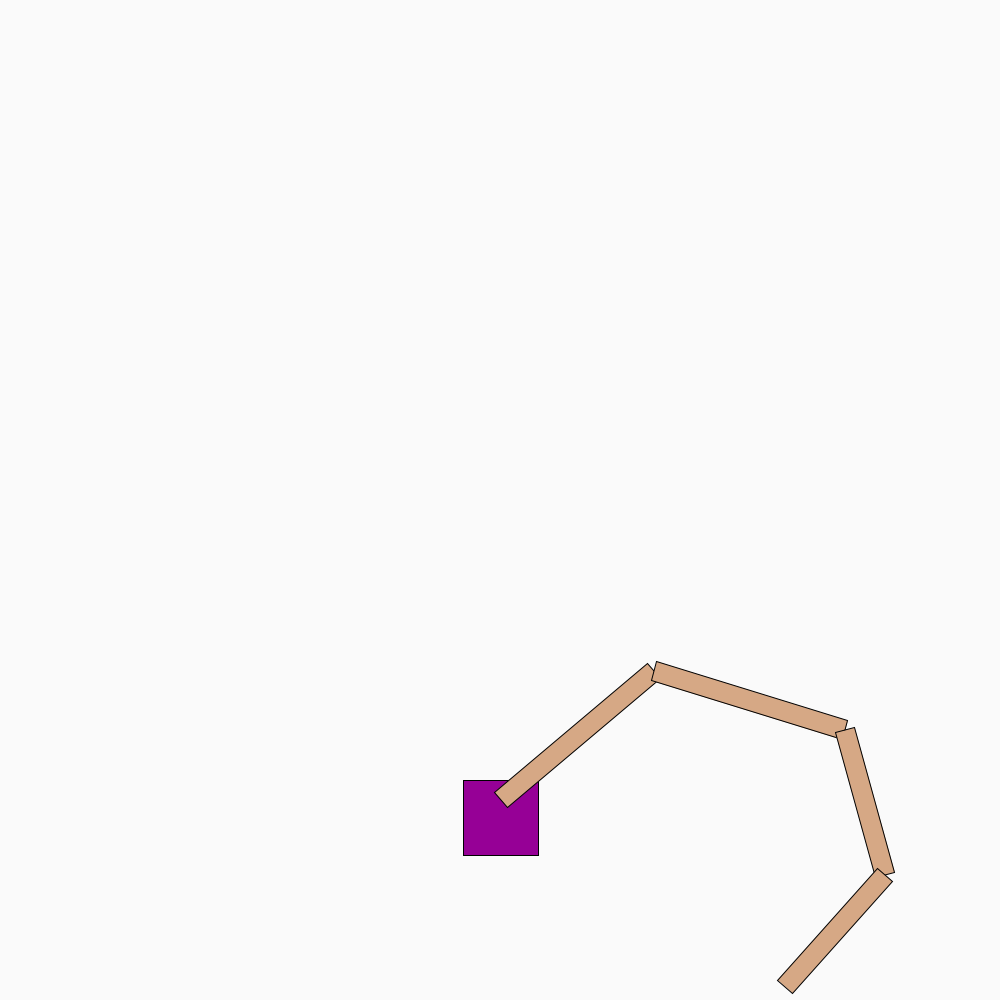
Frame 1 (no input)
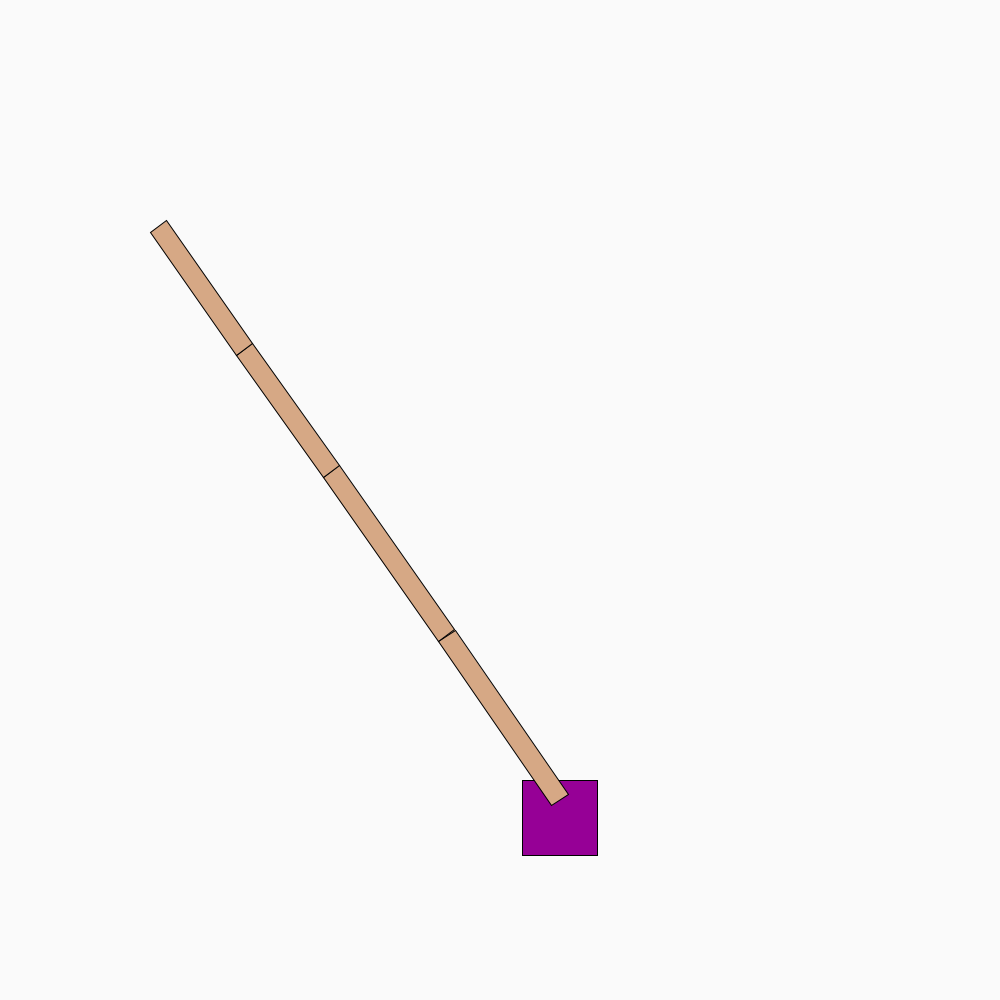
Frame 60 (the mouse pressed at the canvas centre just before this capture)
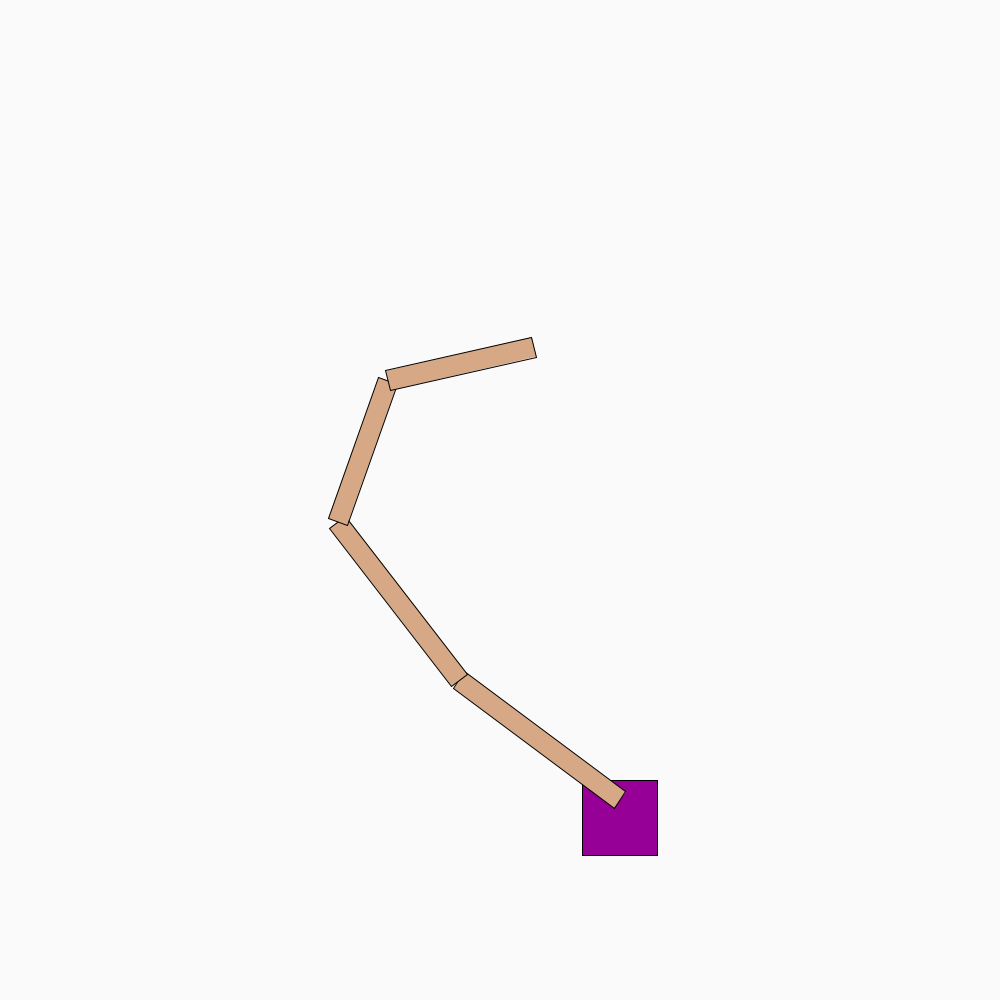
Frame 120 (the mouse held since frame 60 and released just before this capture)

The Processing sketch that drew these frames (run headless with seeded random() and noise(); from frame 60 on, the mouse is pressed at the canvas centre):

// Processing sketch: csci5611Project3
// ── csci5611Project3.pde
void setup(){
  size(1000,1000);
  surface.setTitle("Inverse Kinematics [CSCI 5611 Example]");
}

//Root
Vec2 root = new Vec2(500,800);

//Upper Arm
float l0 = 200; 
float a0 = 0.3; //Shoulder joint


//Lower Arm
float l1 = 200;
float a1 = 0.3; //connecting joint


//left first link
float l2 = 150;
float a2 = 0.3; //Wrist joint


//right first link
float l3 = 150;
float a3 = 0.3;


Vec2 start_l1,start_l2, start_l3, endPoint;

int dir = 1;

void solve(){
  if(root.x > 900){
    dir = -1;
  }
  else if(root.x < 100){
    dir = 1;
  }
    root.x += dir;
  
  Vec2 goal = new Vec2(mouseX, mouseY);
  
  Vec2 startToGoal, startToEndEffector;
  float dotProd, angleDiff;
  
  //Update finger joint
  startToGoal = goal.minus(start_l3);
  startToEndEffector = endPoint.minus(start_l3);
  dotProd = dot(startToGoal.normalized(),startToEndEffector.normalized());
  dotProd = clamp(dotProd,-1,1);
  angleDiff = acos(dotProd);
  if (cross(startToGoal,startToEndEffector) < 0)
    a3 += angleDiff;
  else
    a3 -= angleDiff;

  if(a3 > 1){a3 = 1;}
  if(a3 < -1){a3 = -1;}
  fk();
  
  //Update wrist joint
  startToGoal = goal.minus(start_l2);
  startToEndEffector = endPoint.minus(start_l2);
  dotProd = dot(startToGoal.normalized(),startToEndEffector.normalized());
  dotProd = clamp(dotProd,-1,1);
  angleDiff = acos(dotProd);
  if (cross(startToGoal,startToEndEffector) < 0)
    a2 += angleDiff;
  else
    a2 -= angleDiff;
  /*TODO: Wrist joint limits here*/
  if(a2 > 1){a2 = 1;}
  if(a2 < -1){a2 = -1;}
  fk(); //Update link positions with fk (e.g. end effector changed)
  
  //Update elbow joint
  startToGoal = goal.minus(start_l1);
  startToEndEffector = endPoint.minus(start_l1);
  dotProd = dot(startToGoal.normalized(),startToEndEffector.normalized());
  dotProd = clamp(dotProd,-1,1);
  angleDiff = acos(dotProd);
  if (cross(startToGoal,startToEndEffector) < 0)
    a1 += angleDiff;
  else
    a1 -= angleDiff;
  if(a1 > 1){a1 = 1;}
  if(a1 < -1){a1 = -1;}
  fk(); //Update link positions with fk (e.g. end effector changed)
  
  //Update shoulder joint
  startToGoal = goal.minus(root);
  if (startToGoal.length() < .0001) return;
  startToEndEffector = endPoint.minus(root);
  dotProd = dot(startToGoal.normalized(),startToEndEffector.normalized());
  dotProd = clamp(dotProd,-1,1);
  angleDiff = acos(dotProd);
  if (cross(startToGoal,startToEndEffector) < 0)
    a0 += angleDiff;
  else
    a0 -= angleDiff;
    
  /*TODO: Shoulder joint limits here*/
  if(a0 > -0.7){a0 = -0.7;}
  if(a0 < -2.5){a0 = -2.5;}
  
  fk(); //Update link positions with fk (e.g. end effector changed)
 
  println("Angle 0:",a0,"Angle 1:",a1,"Angle 2:",a2);
}

void fk(){
  start_l1 = new Vec2(cos(a0)*l0,sin(a0)*l0).plus(root);
  start_l2 = new Vec2(cos(a0+a1)*l1,sin(a0+a1)*l1).plus(start_l1);
  start_l3 = new Vec2(cos(a0+a1+a2)*l2,sin(a0+a1+a2)*l2).plus(start_l2);
  endPoint = new Vec2(cos(a0+a1+a2+a3)*l3,sin(a0+a1+a2+a3)*l3).plus(start_l3);
}

float armW = 20;
void draw(){
  fk();
  solve();
  
  background(250,250,250);
  
  fill(150, 0, 150);
  pushMatrix();
  translate(root.x, root.y);
  rect(-37.5, -20, 75, 75);
  popMatrix();
  
  fill(214,168,133);
  pushMatrix();
  translate(root.x,root.y);
  rotate(a0);
  rect(0, -armW/2, l0, armW);
  popMatrix();
  
  
  pushMatrix();
  translate(start_l1.x,start_l1.y);
  rotate(a0+a1);
  rect(0, -armW/2, l1, armW);
  popMatrix();
  
  pushMatrix();
  translate(start_l2.x,start_l2.y);
  rotate(a0+a1+a2);
  rect(0, -armW/2, l2, armW);
  popMatrix();
  
    pushMatrix();
  translate(start_l3.x,start_l3.y);
  rotate(a0+a1+a2+a3);
  rect(0, -armW/2, l3, armW);
  popMatrix();
  
}


public class Vec2 {
  public float x, y;
  
  public Vec2(float x, float y){
    this.x = x;
    this.y = y;
  }
  
  public String toString(){
    return "(" + x+ "," + y +")";
  }
  
  public float length(){
    return sqrt(x*x+y*y);
  }
  
  public Vec2 plus(Vec2 rhs){
    return new Vec2(x+rhs.x, y+rhs.y);
  }
  
  public void add(Vec2 rhs){
    x += rhs.x;
    y += rhs.y;
  }
  
  public Vec2 minus(Vec2 rhs){
    return new Vec2(x-rhs.x, y-rhs.y);
  }
  
  public void subtract(Vec2 rhs){
    x -= rhs.x;
    y -= rhs.y;
  }
  
  public Vec2 times(float rhs){
    return new Vec2(x*rhs, y*rhs);
  }
  
  public void mul(float rhs){
    x *= rhs;
    y *= rhs;
  }
  
  public void clampToLength(float maxL){
    float magnitude = sqrt(x*x + y*y);
    if (magnitude > maxL){
      x *= maxL/magnitude;
      y *= maxL/magnitude;
    }
  }
  
  public void setToLength(float newL){
    float magnitude = sqrt(x*x + y*y);
    x *= newL/magnitude;
    y *= newL/magnitude;
  }
  
  public void normalize(){
    float magnitude = sqrt(x*x + y*y);
    x /= magnitude;
    y /= magnitude;
  }
  
  public Vec2 normalized(){
    float magnitude = sqrt(x*x + y*y);
    return new Vec2(x/magnitude, y/magnitude);
  }
  
  public float distanceTo(Vec2 rhs){
    float dx = rhs.x - x;
    float dy = rhs.y - y;
    return sqrt(dx*dx + dy*dy);
  }
}

Vec2 interpolate(Vec2 a, Vec2 b, float t){
  return a.plus((b.minus(a)).times(t));
}

float interpolate(float a, float b, float t){
  return a + ((b-a)*t);
}

float dot(Vec2 a, Vec2 b){
  return a.x*b.x + a.y*b.y;
}

float cross(Vec2 a, Vec2 b){
  return a.x*b.y - a.y*b.x;
}


Vec2 projAB(Vec2 a, Vec2 b){
  return b.times(a.x*b.x + a.y*b.y);
}

float clamp(float f, float min, float max){
  if (f < min) return min;
  if (f > max) return max;
  return f;
}
